Frame 1 (no input): blank canvas, image omitted
Frame 60 (the mouse pressed at the canvas centre just before this capture): blank canvas, image omitted
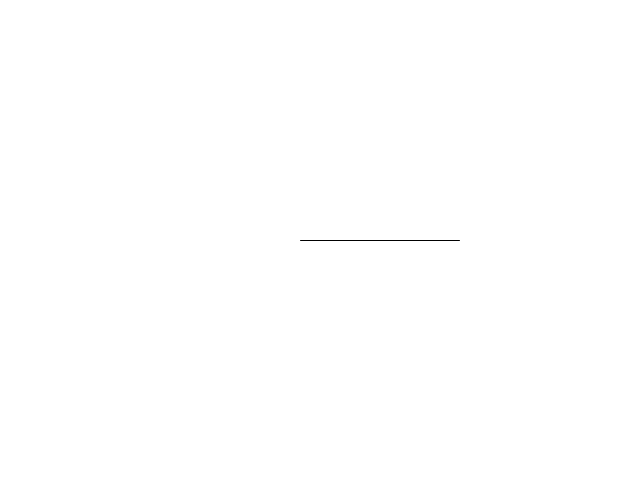
Frame 120 (the mouse held since frame 60 and released just before this capture)

The Processing sketch whose frames 1 and 60 were blank and that drew this single picture after the mouse press (run headless with seeded random() and noise(); from frame 60 on, the mouse is pressed at the canvas centre):

// Processing sketch: animatedline
// ── animatedline.pde
int n;

void setup(){
size(640, 480);      //set up window
n = 0;
}

void draw(){
 background(255, 255, 255);
 line(300, 240, 340 + n, 240);
 n = n + 1;
if (keyPressed == true){
  n = 0;
}
 //println(n);
}
